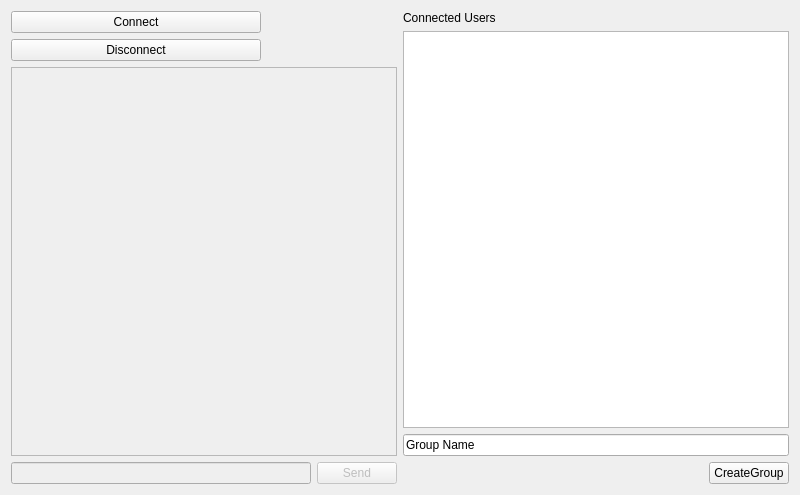
<?xml version="1.0" encoding="UTF-8"?>
<ui version="4.0">
 <class>ChatWindow</class>
 <widget class="QWidget" name="ChatWindow">
  <property name="geometry">
   <rect>
    <x>0</x>
    <y>0</y>
    <width>800</width>
    <height>495</height>
   </rect>
  </property>
  <property name="windowTitle">
   <string>Qt Simple Chat Client</string>
  </property>
  <layout class="QGridLayout" name="gridLayout">
   <item row="1" column="1">
    <layout class="QVBoxLayout" name="verticalLayout">
     <item>
      <widget class="QPushButton" name="connectButton">
       <property name="sizePolicy">
        <sizepolicy hsizetype="Expanding" vsizetype="Fixed">
         <horstretch>0</horstretch>
         <verstretch>0</verstretch>
        </sizepolicy>
       </property>
       <property name="minimumSize">
        <size>
         <width>250</width>
         <height>0</height>
        </size>
       </property>
       <property name="maximumSize">
        <size>
         <width>250</width>
         <height>500</height>
        </size>
       </property>
       <property name="text">
        <string>Connect</string>
       </property>
      </widget>
     </item>
     <item>
      <widget class="QPushButton" name="disconnnectButton">
       <property name="sizePolicy">
        <sizepolicy hsizetype="Expanding" vsizetype="Fixed">
         <horstretch>0</horstretch>
         <verstretch>0</verstretch>
        </sizepolicy>
       </property>
       <property name="minimumSize">
        <size>
         <width>250</width>
         <height>2</height>
        </size>
       </property>
       <property name="maximumSize">
        <size>
         <width>250</width>
         <height>16777215</height>
        </size>
       </property>
       <property name="text">
        <string>Disconnect</string>
       </property>
      </widget>
     </item>
     <item>
      <widget class="QListView" name="chatView">
       <property name="enabled">
        <bool>false</bool>
       </property>
       <property name="maximumSize">
        <size>
         <width>500</width>
         <height>16777215</height>
        </size>
       </property>
       <property name="editTriggers">
        <set>QAbstractItemView::NoEditTriggers</set>
       </property>
      </widget>
     </item>
     <item>
      <layout class="QHBoxLayout" name="horizontalLayout">
       <item>
        <widget class="QLineEdit" name="messageEdit">
         <property name="enabled">
          <bool>false</bool>
         </property>
        </widget>
       </item>
       <item>
        <widget class="QPushButton" name="sendButton">
         <property name="enabled">
          <bool>false</bool>
         </property>
         <property name="text">
          <string>Send</string>
         </property>
         <property name="default">
          <bool>true</bool>
         </property>
        </widget>
       </item>
      </layout>
     </item>
    </layout>
   </item>
   <item row="1" column="4">
    <layout class="QVBoxLayout" name="verticalLayout_2">
     <item>
      <widget class="QLabel" name="userListTitle">
       <property name="text">
        <string>Connected Users</string>
       </property>
      </widget>
     </item>
     <item>
      <widget class="QListWidget" name="clientList"/>
     </item>
     <item>
      <widget class="QLineEdit" name="groupName">
       <property name="text">
        <string>Group Name</string>
       </property>
      </widget>
     </item>
     <item alignment="Qt::AlignRight">
      <widget class="QPushButton" name="createGroup">
       <property name="enabled">
        <bool>true</bool>
       </property>
       <property name="minimumSize">
        <size>
         <width>20</width>
         <height>0</height>
        </size>
       </property>
       <property name="maximumSize">
        <size>
         <width>100</width>
         <height>16777215</height>
        </size>
       </property>
       <property name="text">
        <string>CreateGroup</string>
       </property>
      </widget>
     </item>
    </layout>
   </item>
  </layout>
 </widget>
 <resources/>
 <connections/>
</ui>
